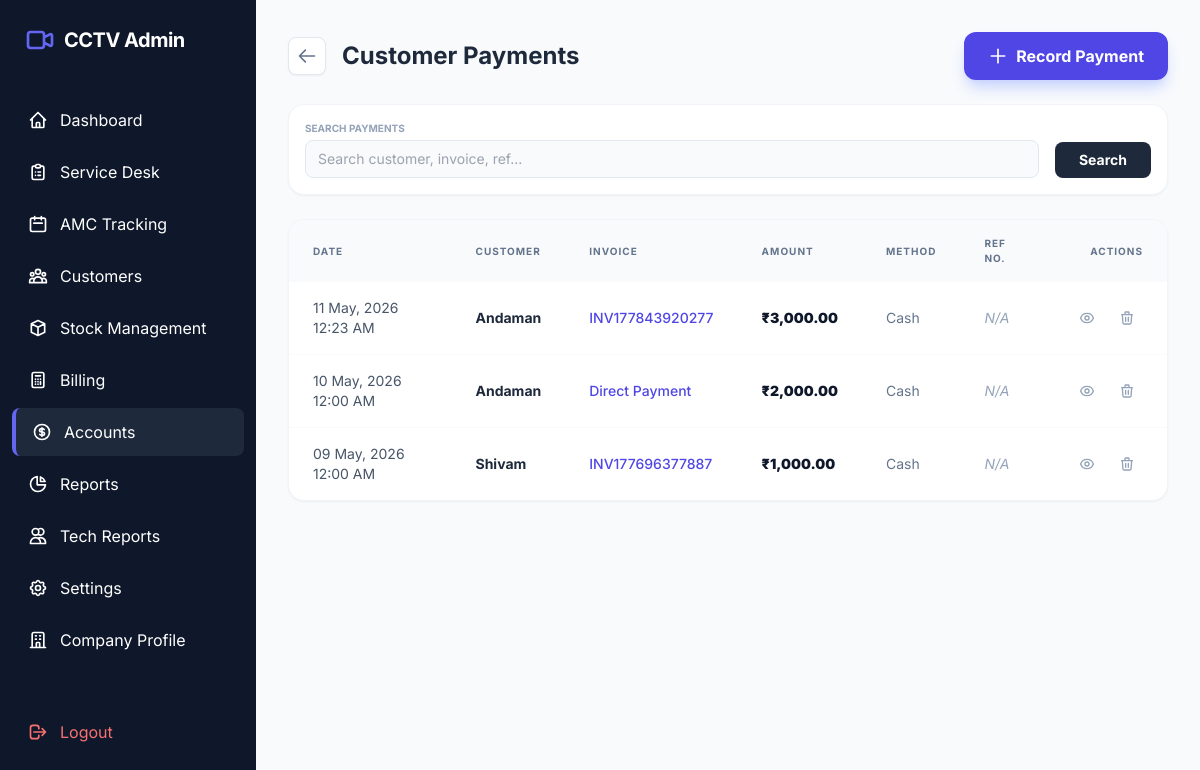
The page /admin/accounts/customer_payments.php (signed in) on the database its author committed.
### tables this page shows
CREATE TABLE `payments` (
  `id` int(11) NOT NULL,
  `customer_id` int(11) DEFAULT NULL,
  `invoice_id` int(11) DEFAULT NULL,
  `payment_date` datetime DEFAULT NULL,
  `amount` decimal(10,2) NOT NULL,
  `payment_method` varchar(50) NOT NULL,
  `reference_no` varchar(100) DEFAULT NULL,
  `notes` text DEFAULT NULL,
  `created_at` timestamp NOT NULL DEFAULT current_timestamp()
);

CREATE TABLE `customers` (
  `id` int(11) NOT NULL,
  `customer_name` varchar(150) NOT NULL,
  `phone` varchar(15) NOT NULL,
  `address` text NOT NULL,
  `gst_number` varchar(20) DEFAULT NULL,
  `has_active_amc` tinyint(1) DEFAULT 0,
  `created_at` timestamp NOT NULL DEFAULT current_timestamp()
);

CREATE TABLE `invoices` (
  `id` int(11) NOT NULL,
  `complaint_id` int(11) DEFAULT NULL,
  `invoice_no` varchar(50) NOT NULL,
  `subtotal` decimal(10,2) DEFAULT NULL,
  `gst_amount` decimal(10,2) DEFAULT NULL,
  `grand_total` decimal(10,2) DEFAULT NULL,
  `payment_status` enum('Paid','Unpaid','Partial') DEFAULT 'Unpaid',
  `payment_method` enum('Cash','UPI') DEFAULT 'Cash',
  `created_at` timestamp NOT NULL DEFAULT current_timestamp()
);

### admin/accounts/customer_payments.php (the view, shortened to what this page needs)
<?php
require_once '../../includes/db_connect.php';
$search = $_GET['search'] ?? '';
$query = "SELECT p.*, c.customer_name, i.invoice_no
          FROM payments p
          JOIN customers c ON p.customer_id = c.id
          LEFT JOIN invoices i ON p.invoice_id = i.id
          WHERE 1=1";
$params = [];
$limit = 10;
$page = isset($_GET['p']) ? (int)$_GET['p'] : 1;
$offset = ($page - 1) * $limit;
$query .= " ORDER BY p.payment_date DESC, p.id DESC LIMIT $limit OFFSET $offset";
$stmt = $pdo->prepare($query);
$stmt->execute($params);
$payments = $stmt->fetchAll();
require_once '../../includes/header.php';
?>
<div class="space-y-6">
    <div class="flex flex-col md:flex-row justify-between items-start md:items-center gap-4">
        <div class="flex items-center gap-4">
            <a href="index.php" class="p-2 bg-white border border-slate-200 rounded-lg text-slate-500 hover:text-indigo-600 transition shadow-sm">
                <svg xmlns="http://www.w3.org/2000/svg" class="h-5 w-5" fill="none" viewBox="0 0 24 24" stroke="currentColor"><path stroke-linecap="round" stroke-linejoin="round" stroke-width="2" d="M10 19l-7-7m0 0l7-7m-7 7h18" /></svg>
            </a>
            <h1 class="text-2xl font-bold text-slate-800">Customer Payments</h1>
        </div>
        <button onclick="openModal()" class="bg-indigo-600 text-white px-6 py-3 rounded-xl font-bold hover:bg-indigo-700 transition shadow-lg shadow-indigo-200 flex items-center gap-2">
            <svg xmlns="http://www.w3.org/2000/svg" class="h-5 w-5" fill="none" viewBox="0 0 24 24" stroke="currentColor"><path stroke-linecap="round" stroke-linejoin="round" stroke-width="2" d="M12 4v16m8-8H4" /></svg>
            Record Payment
        </button>
    </div>
    <form class="bg-white p-4 rounded-2xl border border-slate-100 shadow-sm flex gap-4 items-end">
        <div class="flex-1">
            <label class="block text-[10px] font-bold text-slate-400 uppercase mb-1">Search Payments</label>
            <input type="text" name="search" value="<?php echo htmlspecialchars($search); ?>" placeholder="Search customer, invoice, ref..." class="w-full bg-slate-50 border border-slate-200 rounded-lg px-3 py-2 text-sm outline-none focus:ring-2 focus:ring-indigo-500">
        </div>
        <button type="submit" class="bg-slate-800 text-white px-6 py-2 rounded-lg text-sm font-bold hover:bg-slate-900 transition">Search</button>
    </form>
    <div class="bg-white rounded-2xl border border-slate-100 shadow-sm overflow-hidden">
        <div class="overflow-x-auto">
            <table class="w-full text-left">
                <thead>
                    <tr class="bg-slate-50 text-slate-500 text-[10px] uppercase tracking-widest font-bold">
                        <th class="px-6 py-4">Date</th>
                        <th class="px-6 py-4">Customer</th>
                        <th class="px-6 py-4">Invoice</th>
                        <th class="px-6 py-4">Amount</th>
                        <th class="px-6 py-4">Method</th>
                        <th class="px-6 py-4">Ref No.</th>
                        <th class="px-6 py-4 text-right">Actions</th>
                    </tr>
                </thead>
                <tbody class="divide-y divide-slate-50">
                    <?php if (empty($payments)): ?>
                        <tr><td colspan="7" class="px-6 py-12 text-center text-slate-400">No payment records found.</td></tr>
                    <?php else: ?>
                        <?php foreach ($payments as $p): ?>
                        <tr class="hover:bg-slate-50/50 transition">
                            <td class="px-6 py-4 text-sm text-slate-600"><?php echo date('d M, Y h:i A', strtotime($p['payment_date'])); ?></td>
                            <td class="px-6 py-4 text-sm font-bold text-slate-800"><?php echo htmlspecialchars($p['customer_name']); ?></td>
                            <td class="px-6 py-4 text-sm text-indigo-600 font-medium"><?php echo htmlspecialchars($p['invoice_no'] ?: 'Direct Payment'); ?></td>
                            <td class="px-6 py-4 text-sm font-black text-slate-900">₹<?php echo number_format($p['amount'], 2); ?></td>
                            <td class="px-6 py-4 text-sm text-slate-500"><?php echo htmlspecialchars($p['payment_method']); ?></td>
                            <td class="px-6 py-4 text-sm text-slate-400 italic"><?php echo htmlspecialchars($p['reference_no'] ?: 'N/A'); ?></td>
                            <td class="px-6 py-4 text-right">
                                <div class="flex justify-end gap-2">
                                    <button onclick='editPayment(<?php echo json_encode($p); ?>)' class="p-2 text-slate-400 hover:text-indigo-600 hover:bg-indigo-50 rounded-lg transition">
                                    </button>
                                    <a href="?delete=<?php echo $p['id']; ?>" onclick="return confirm('Are you sure?')" class="p-2 text-slate-400 hover:text-rose-600 hover:bg-rose-50 rounded-lg transition">
                                        <svg xmlns="http://www.w3.org/2000/svg" class="h-4 w-4" fill="none" viewBox="0 0 24 24" stroke="currentColor"><path stroke-linecap="round" stroke-linejoin="round" stroke-width="2" d="M19 7l-.867 12.142A2 2 0 0116.138 21H7.862a2 2 0 01-1.995-1.858L5 7m5 4v6m4-6v6m1-10V4a1 1 0 00-1-1h-4a1 1 0 00-1 1v3M4 7h16" /></svg>
                                    </a>
                                </div>
                            </td>
                        </tr>
                        <?php endforeach; ?>
                    <?php endif; ?>
                </tbody>
            </table>
        </div>
    </div>
</div>
<?php require_once '../../includes/footer.php'; ?>

### includes/header.php (style rules this page uses)
body { font-family: 'Inter', sans-serif; }

### rows shown on the page
payments: payment_date "11 May, 2026 12:23 AM", customer.customer_name "Andaman", invoice.invoice_no "INV177843920277", amount "3,000.00", payment_method "Cash", reference_no "N/A"
payments: payment_date "10 May, 2026 12:00 AM", customer.customer_name "Andaman", invoice_no "Direct Payment", amount "2,000.00", payment_method "Cash", reference_no "N/A"
payments: payment_date "09 May, 2026 12:00 AM", customer.customer_name "Shivam", invoice.invoice_no "INV177696377887", amount "1,000.00", payment_method "Cash", reference_no "N/A"
